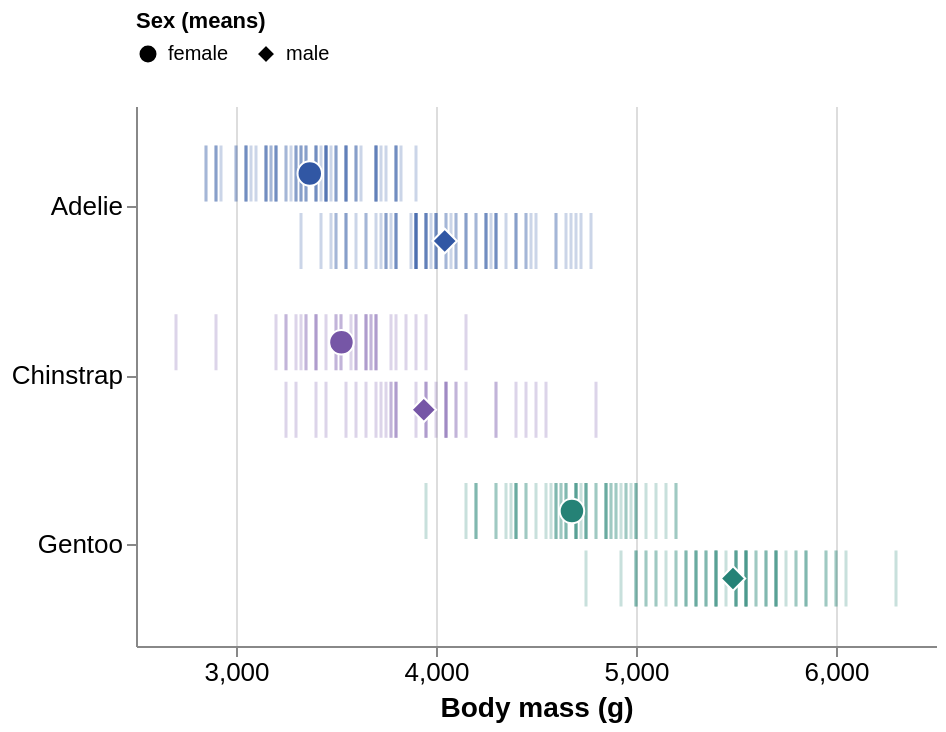

Write the Vega-Lite specification saved for this chart.
### Vega-Lite specification from a JSON file in a GitHub repository (floating-point values rounded to 4 significant figures; data arrays with more than 128 entries replaced by an {"elided": "..."} marker saying what was removed)
{"$schema": "https://vega.github.io/schema/vega-lite/v6.json", "data": {"values": {"elided": "333 records"}}, "width": 400, "height": 270, "encoding": {"x": {"field": "body_mass_g", "type": "quantitative", "title": "Body mass (g)", "scale": {"domain": [2500, 6500], "zero": false}, "axis": {"format": ",.0f", "tickCount": 5}}, "y": {"field": "species", "type": "nominal", "sort": ["Adelie", "Chinstrap", "Gentoo"], "title": null}, "color": {"field": "species", "type": "nominal", "scale": {"domain": ["Adelie", "Chinstrap", "Gentoo"], "range": ["#3157a4", "#7656a6", "#258276"]}, "legend": null}, "yOffset": {"field": "sex", "sort": ["female", "male"]}}, "layer": [{"mark": {"type": "tick", "thickness": 1.5, "size": 28, "opacity": 0.25}}, {"mark": {"type": "point", "shape": "diamond", "filled": true, "size": 150, "stroke": "white", "strokeWidth": 1}, "encoding": {"x": {"field": "body_mass_g", "type": "quantitative", "title": "Body mass (g)", "scale": {"domain": [2500, 6500], "zero": false}, "axis": {"format": ",.0f", "tickCount": 5}, "aggregate": "mean"}, "shape": {"field": "sex", "type": "nominal", "scale": {"domain": ["female", "male"], "range": ["circle", "diamond"]}, "legend": {"title": "Sex (means)", "orient": "top"}}}}], "config": {"font": "Arial", "view": {"stroke": null}, "axis": {"labelFontSize": 13, "titleFontSize": 14}, "header": {"labelFontSize": 15}, "title": {"fontSize": 16, "anchor": "start"}}}
